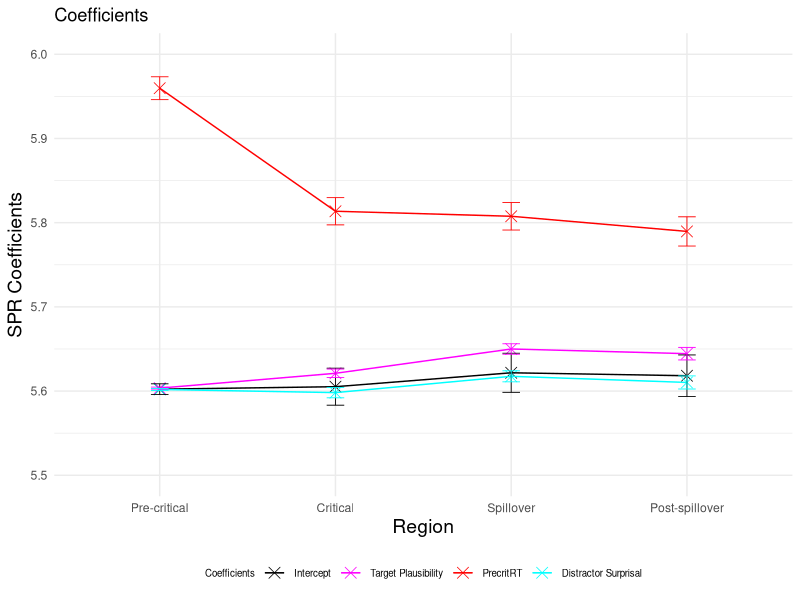
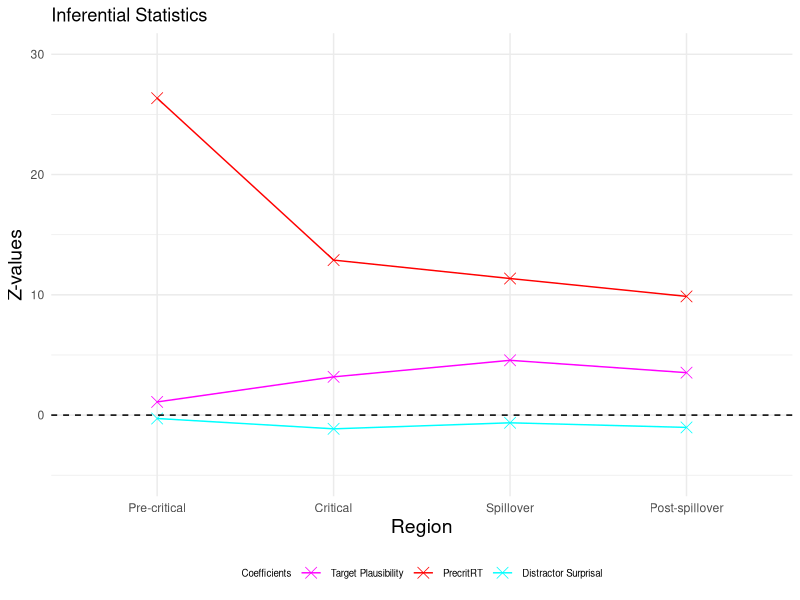
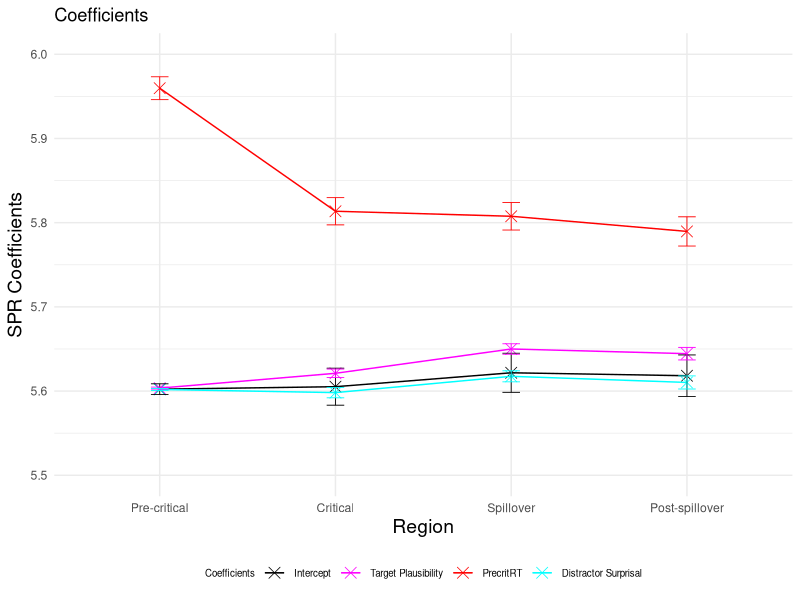
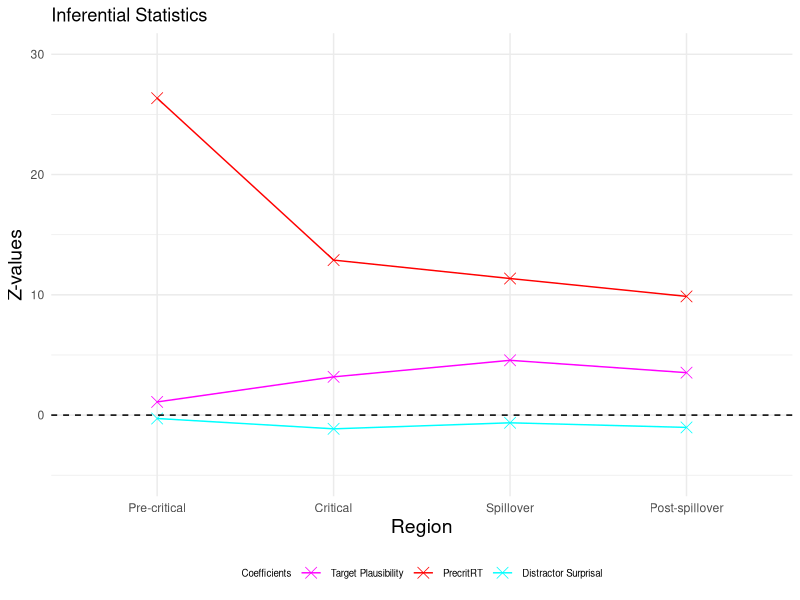

Write the R code that produced these figures, in order.
### LMER ###
# load lme4 package
library(lme4)
#library(lmerTest)
library(dplyr)
library(ggplot2)

setwd("~/Downloads/Master_Thesis/3_SPR_Study/Results_Plaus_Plaus_avg/")
GP6 <- read.csv("GP6SPR_processed.csv")

residuals <- data.frame(
  Region = character(0),
  Condition = character(0),
  Residual = numeric(0),
  SE_Residual = numeric(0)
)

logRT_estimated <- data.frame(
  Region = character(0),
  Condition = character(0),
  Estimated_logRT = numeric(0),
  SE_Estimated = numeric(0)
)

p_values <- data.frame(
  Region = character(0),
  p_value_plausibility_target = numeric(0),
  p_value_surprisal_distractor = numeric(0),
  p_value_precrit = numeric(0)
)

SPR_coefficients <- data.frame(
  Region = character(0),
  Estimate = character(0),
  Estimate_value = numeric(0),
  Estimate_error = numeric(0),
  Z_value = numeric(0)
)


regions <- c("Pre-critical", "Critical", "Spillover", "Post-spillover") 
conditions <- c("A", "B", "C") 

for (region in regions) 
{
  # Precritical region
  region_subset <- subset(GP6, Region == region)
  
  # standardise predictors
  region_subset$scaled_Plaus_per_region <- scale(region_subset$Plaus_target_avg)
  region_subset$scaled_Surprisaldist_per_region <- scale(region_subset$Surprisal_distractor)
  region_subset$scaled_precrit_RT_per_region <- scale(region_subset$precritRT)
  # invert predictor plausibility
  region_subset$inverted_scaled_Plaus_per_region <- (region_subset$scaled_Plaus_per_region) * (-1)
  #log transform reading times
  region_subset$logRT_per_region <- log(region_subset$ReadingTime)
  
  
  # define and run the linear mixed-effects regression model for the precritical region 
  if (region == "Pre-critical")
  {
    model_per_region <-  lmer(logRT_per_region ~ inverted_scaled_Plaus_per_region + scaled_Surprisaldist_per_region + scaled_precrit_RT_per_region +
                                (1 + inverted_scaled_Plaus_per_region + scaled_Surprisaldist_per_region + scaled_precrit_RT_per_region | Subject) + 
                                (1 + inverted_scaled_Plaus_per_region + scaled_Surprisaldist_per_region + scaled_precrit_RT_per_region | Item), data = region_subset)}
  
  if (region == "Critical")
  {
    model_per_region <-  lmer(logRT_per_region ~ inverted_scaled_Plaus_per_region + scaled_Surprisaldist_per_region + scaled_precrit_RT_per_region +
                                (1 + inverted_scaled_Plaus_per_region + scaled_Surprisaldist_per_region + scaled_precrit_RT_per_region | Subject) + 
                                (1 + inverted_scaled_Plaus_per_region + scaled_Surprisaldist_per_region + scaled_precrit_RT_per_region | Item), data = region_subset)}
  
  if (region == "Spillover")
  {
    model_per_region <-  lmer(logRT_per_region ~ inverted_scaled_Plaus_per_region + scaled_Surprisaldist_per_region + scaled_precrit_RT_per_region +
                                (1 + inverted_scaled_Plaus_per_region + scaled_Surprisaldist_per_region + scaled_precrit_RT_per_region | Subject) + 
                                (1 + inverted_scaled_Plaus_per_region + scaled_precrit_RT_per_region | Item), data = region_subset)}
  
  if (region == "Post-spillover")
  {
    model_per_region <-  lmer(logRT_per_region ~ inverted_scaled_Plaus_per_region + scaled_Surprisaldist_per_region + scaled_precrit_RT_per_region +
                                (1 + inverted_scaled_Plaus_per_region + scaled_Surprisaldist_per_region + scaled_precrit_RT_per_region | Subject) + 
                                (1 + inverted_scaled_Plaus_per_region + scaled_Surprisaldist_per_region + scaled_precrit_RT_per_region | Item), data = region_subset)}
  
  # print the summary of the model
  summary_per_region <- summary(model_per_region)
  print(summary_per_region)
  
  # calculate p-values
  #p_values_per_region <- summary_per_region$coefficients[, "Pr(>|t|)"]
  #new_row_p_value <- data.frame(Region = region, 
  #                              p_value_plausibility_target = p_values_per_region[2], 
  #                              p_value_surprisal_distractor = p_values_per_region[3],
  #                              p_value_precrit = p_values_per_region[4])
  #p_values <- rbind(p_values, new_row_p_value)
  
  
  # extract intercept and coefficients added to intercept
  coefficients_per_region <- summary_per_region$coefficients
  intercept <- coefficients_per_region["(Intercept)", 1]
  plaus_target_coeff <- coefficients_per_region["(Intercept)", 1] + coefficients_per_region["inverted_scaled_Plaus_per_region", 1]
  surprisal_distractor_coeff <- coefficients_per_region["(Intercept)", 1] + coefficients_per_region["scaled_Surprisaldist_per_region", 1]
  precritRT_coeff <- coefficients_per_region["(Intercept)", 1] + coefficients_per_region["scaled_precrit_RT_per_region", 1]
  
  # add error bars for coefficients and intercept
  new_row_coefficient <- data.frame(Region = region, 
                                    Estimate = "Intercept", 
                                    Estimate_value = intercept, 
                                    Estimate_error = coefficients_per_region["(Intercept)", 2],
                                    Z_value = 0)
  SPR_coefficients <- rbind(SPR_coefficients, new_row_coefficient)
  
  new_row_coefficient <- data.frame(Region = region,
                                    Estimate = "Plausability",
                                    Estimate_value = plaus_target_coeff,
                                    Estimate_error = coefficients_per_region["inverted_scaled_Plaus_per_region", 2],
                                    Z_value = coefficients_per_region["inverted_scaled_Plaus_per_region", 1] / coefficients_per_region["inverted_scaled_Plaus_per_region", 2])
  SPR_coefficients <- rbind(SPR_coefficients, new_row_coefficient)
  
  new_row_coefficient <- data.frame(Region = region,
                                    Estimate = "Surprisal", 
                                    Estimate_value = surprisal_distractor_coeff, 
                                    Estimate_error = coefficients_per_region["scaled_Surprisaldist_per_region", 2],
                                    Z_value = coefficients_per_region["scaled_Surprisaldist_per_region", 1] / coefficients_per_region["scaled_Surprisaldist_per_region", 2])
  SPR_coefficients <- rbind(SPR_coefficients, new_row_coefficient)
  
  new_row_coefficient <- data.frame(Region = region,
                                    Estimate = "PrecritRT", 
                                    Estimate_value = precritRT_coeff, 
                                    Estimate_error = coefficients_per_region["scaled_precrit_RT_per_region", 2],
                                    Z_value = coefficients_per_region["scaled_precrit_RT_per_region", 1] / coefficients_per_region["scaled_precrit_RT_per_region", 2])
  SPR_coefficients <- rbind(SPR_coefficients, new_row_coefficient)
  
  for (condition in conditions)
  {
    #####predict condition A, precritical#####
    region_per_condition <- subset(region_subset, Condition == condition)
    region_per_condition$region_per_condition_Predicted <- predict(model_per_region, newdata = region_per_condition,  type = "response")
    
    # calculate residuals
    Residual_region_per_condition <- mean(region_per_condition$logRT_per_region) - mean(region_per_condition$region_per_condition_Predicted)
    Residual_region_per_condition
    # observed RT for condition A precritical
    region_per_condition_logRT_observed <- mean(region_per_condition$logRT_per_region)
    # if (condition == "C") 
    #  {
    #  print(region_per_condition_logRT_observed)
    # }
    # estimated RT for condition A precritical
    region_per_condition_logRT_estimated <- mean(region_per_condition$region_per_condition_Predicted)
    region_per_condition_logRT_estimated
    
    # calculate standard error for residuals
    SE_residuals_region_per_condition <- sqrt(sd(region_per_condition$logRT_per_region, na.rm = TRUE)^2/length(region_per_condition$logRT_per_region) + sd(region_per_condition$region_per_condition_Predicted, na.rm = TRUE)^2/length(region_per_condition$region_per_condition_Predicted))
    
    new_row_residuals <- data.frame(Region = region, Condition = condition, Residual = Residual_region_per_condition, SE_Residual = SE_residuals_region_per_condition)
    residuals <- rbind(residuals, new_row_residuals)
    
    # calculate standard error for logRT estimated
    ##
    SE_estimated_region_per_condition <- sd(region_per_condition$region_per_condition_Predicted, na.rm = TRUE) / sqrt(length(region_per_condition$region_per_condition_Predicted)) 
    
    new_row_logRT_estimated <- data.frame(Region = region, Condition = condition, Estimated_logRT = region_per_condition_logRT_estimated, SE_Estimated = SE_estimated_region_per_condition)
    logRT_estimated <- rbind(logRT_estimated, new_row_logRT_estimated)
  }
}

# plot intercept and coefficients added to intercept
p <- ggplot(SPR_coefficients, aes(x = factor(Region, levels = c("Pre-critical", "Critical", "Spillover", "Post-spillover")), 
                                  y = Estimate_value, color = Estimate, group = Estimate)) + geom_point(shape = 4, size = 3.5, stroke = 0.4) + geom_line(linewidth=0.5) + ylim (5.5, 6)
p <- p + theme_minimal() + geom_errorbar(aes(ymin=Estimate_value-Estimate_error, ymax=Estimate_value+Estimate_error), width=.1, size=0.3) 
p <- p + scale_color_manual(name="Coefficients", labels=c("Intercept", "Target Plausibility", "PrecritRT", "Distractor Surprisal"), values=c("#000000", "#FF00FF", "#FF0000", "#00FFFF"))
p <- p + labs(x="Region", y="SPR Coefficients", title = "Coefficients") 
p <- p + theme(legend.position="bottom", legend.text=element_text(size=7), legend.title=element_text(size=7), axis.title.x = element_text(size = 14), axis.title.y = element_text(size = 14)) 
p 
ggsave("Intercept_Coefficients_PrecritRT_Plot.pdf", p, width=4, height=4)


# plot effect sizes (z-vaues)
Effect_sizes <- subset(SPR_coefficients, Estimate != 'Intercept')

p <- ggplot(Effect_sizes, aes(x = factor(Region, levels = c("Pre-critical", "Critical", "Spillover", "Post-spillover")), 
                              y = Z_value, color = Estimate, group = Estimate)) + geom_point(shape = 4, size = 3.5, stroke = 0.4) + geom_line(linewidth=0.5) + ylim (-5, 30)
p <- p + geom_hline(yintercept=0, linetype=2)
p <- p + theme_minimal()
p <- p + scale_color_manual(name="Coefficients", labels=c( "Target Plausibility", "PrecritRT", "Distractor Surprisal"), values=c("#FF00FF", "#FF0000", "#00FFFF"))
p <- p + labs(x="Region", y="Z-values", title = "Inferential Statistics") 
p <- p + theme(legend.position="bottom", legend.text=element_text(size=7), legend.title=element_text(size=7), axis.title.x = element_text(size = 14), axis.title.y = element_text(size = 14)) 
p 
ggsave("Z_values_Precrit_RT_Plot.pdf", p, width=4, height=4)

